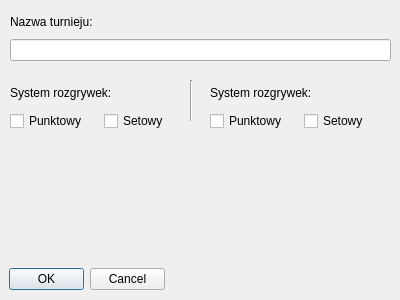
<?xml version="1.0" encoding="UTF-8"?>
<ui version="4.0">
 <class>TournamentSettings</class>
 <widget class="QDialog" name="TournamentSettings">
  <property name="geometry">
   <rect>
    <x>0</x>
    <y>0</y>
    <width>400</width>
    <height>300</height>
   </rect>
  </property>
  <property name="windowTitle">
   <string>Dialog</string>
  </property>
  <widget class="QDialogButtonBox" name="buttonBox">
   <property name="geometry">
    <rect>
     <x>9</x>
     <y>268</y>
     <width>156</width>
     <height>23</height>
    </rect>
   </property>
   <property name="orientation">
    <enum>Qt::Horizontal</enum>
   </property>
   <property name="standardButtons">
    <set>QDialogButtonBox::Cancel|QDialogButtonBox::Ok</set>
   </property>
  </widget>
  <widget class="QWidget" name="verticalLayoutWidget">
   <property name="geometry">
    <rect>
     <x>10</x>
     <y>10</y>
     <width>381</width>
     <height>51</height>
    </rect>
   </property>
   <layout class="QVBoxLayout" name="verticalLayout">
    <item>
     <widget class="QLabel" name="label">
      <property name="text">
       <string>Nazwa turnieju: </string>
      </property>
     </widget>
    </item>
    <item>
     <widget class="QLineEdit" name="lineEdit"/>
    </item>
   </layout>
  </widget>
  <widget class="QWidget" name="gridLayoutWidget">
   <property name="geometry">
    <rect>
     <x>10</x>
     <y>80</y>
     <width>181</width>
     <height>51</height>
    </rect>
   </property>
   <layout class="QGridLayout" name="gridLayout">
    <item row="1" column="0">
     <widget class="QCheckBox" name="checkBox">
      <property name="text">
       <string>Punktowy</string>
      </property>
     </widget>
    </item>
    <item row="1" column="1">
     <widget class="QCheckBox" name="checkBox_2">
      <property name="text">
       <string>Setowy</string>
      </property>
     </widget>
    </item>
    <item row="0" column="0" colspan="2">
     <widget class="QLabel" name="label_2">
      <property name="text">
       <string>System rozgrywek:</string>
      </property>
     </widget>
    </item>
   </layout>
  </widget>
  <widget class="QWidget" name="gridLayoutWidget_2">
   <property name="geometry">
    <rect>
     <x>210</x>
     <y>80</y>
     <width>181</width>
     <height>51</height>
    </rect>
   </property>
   <layout class="QGridLayout" name="gridLayout_2">
    <item row="1" column="0">
     <widget class="QCheckBox" name="checkBox_3">
      <property name="text">
       <string>Punktowy</string>
      </property>
     </widget>
    </item>
    <item row="1" column="1">
     <widget class="QCheckBox" name="checkBox_4">
      <property name="text">
       <string>Setowy</string>
      </property>
     </widget>
    </item>
    <item row="0" column="0" colspan="2">
     <widget class="QLabel" name="label_3">
      <property name="text">
       <string>System rozgrywek:</string>
      </property>
     </widget>
    </item>
   </layout>
  </widget>
  <widget class="Line" name="line">
   <property name="geometry">
    <rect>
     <x>183</x>
     <y>80</y>
     <width>16</width>
     <height>41</height>
    </rect>
   </property>
   <property name="orientation">
    <enum>Qt::Vertical</enum>
   </property>
  </widget>
 </widget>
 <resources/>
 <connections>
  <connection>
   <sender>buttonBox</sender>
   <signal>accepted()</signal>
   <receiver>TournamentSettings</receiver>
   <slot>accept()</slot>
   <hints>
    <hint type="sourcelabel">
     <x>248</x>
     <y>254</y>
    </hint>
    <hint type="destinationlabel">
     <x>157</x>
     <y>274</y>
    </hint>
   </hints>
  </connection>
  <connection>
   <sender>buttonBox</sender>
   <signal>rejected()</signal>
   <receiver>TournamentSettings</receiver>
   <slot>reject()</slot>
   <hints>
    <hint type="sourcelabel">
     <x>316</x>
     <y>260</y>
    </hint>
    <hint type="destinationlabel">
     <x>286</x>
     <y>274</y>
    </hint>
   </hints>
  </connection>
 </connections>
</ui>
